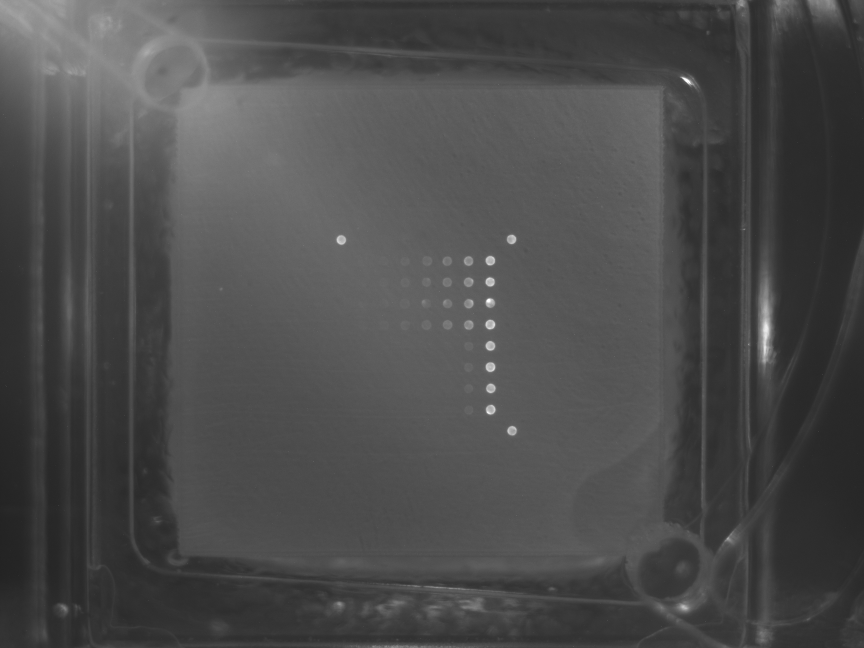
#> input picture Project/images/Good/whiteboxe0f4.tiff, 2592 x 1944 px, found by its file name (shown at 1/3 size)
$ python spot_analysis.py
#> lines starting #> are read from the running program, lines starting #| are printed output that depends on the picture; after the words box and inside, x2 and y2 are one past the last pixel; in counts of white or black regions, pixels touching at a corner belong together
### Project/src/utils.py
import os
import cv2
from matplotlib import pyplot as plt
import numpy as np

# [19 lines left out: function crop_image, not called in this run]

def display_image(img, window_name, window_size, delay):
    '''
    The function display image on specific window.

    input:
    img- input image (array like numpy),
    window_name- window name (string),
    window_size- window size (tuple),
    delay- delay for waiting[ms], 0 infinite waiting for key event (float)

    output:
    none
    '''
    cv2.namedWindow(window_name, cv2.WINDOW_NORMAL)
    cv2.resizeWindow(window_name, window_size)
    cv2.imshow(window_name, img)
    cv2.waitKey(delay)
    cv2.destroyWindow(window_name)

### Project/src/spot_analysis.py
import os
import cv2
import numpy as np
from src.utils import display_image

def spot_analysis(gray_img):
    #gray_img = cv2.medianBlur(gray_img, 25)
    output = gray_img.copy()
    ret,thresh = cv2.threshold(gray_img,70,255,cv2.THRESH_TOZERO)
    #cv2.imshow('Image', thresh)
    # detect circles in the image
    param1 = 10 #500
    param2 = 15 #200 #smaller value-> more false circles
    minRadius = 5
    maxRadius = 15 #10
    circles = cv2.HoughCircles(thresh, cv2.HOUGH_GRADIENT, 1, 50, param1=param1, param2=param2, minRadius=minRadius, maxRadius=maxRadius)
    num_circles = 0
    # ensure at least some circles were found
    if circles is not None:
        # convert the (x, y) coordinates and radius of the circles to integers
        circles = np.round(circles[0, :]).astype("int")
        # loop over the (x, y) coordinates and radius of the circles
        for (x, y, r) in circles:
            # draw the circle in the output image, then draw a rectangle
            # corresponding to the center of the circle
            cv2.circle(output, (x, y), r, (0, 255, 0), 4)
            #cv2.rectangle(output, (x - 5, y - 5), (x + 5, y + 5), (0, 128, 255), -1)
            num_circles+=1

    return output, num_circles

if __name__=="__main__":
    path = r'/home/soul/Desktop/ProjectSpotAnalysis/Project/images/Good/whiteboxe0f4.tiff'

    filenames = path
    #filenames=os.listdir('/home/soul/Desktop/ProjectSpotAnalysis/Project/images/Good')[1]
    #img_path=os.path.join(images_dir_path, filenames[1])

    gray_img=cv2.imread(filenames,0)
#> gray_img is the input picture: shape (1944, 2592); min 32, max 255, mean 76.1


    IMG_SIZE = np.shape(gray_img)
#> IMG_SIZE = (1944, 2592)
    #MARGIN_WIDTH = [round(IMG_SIZE[1]/4.5), round(IMG_SIZE[1]/4)]
    #MARGIN_HEIGHT = [round(IMG_SIZE[0]/5), round(IMG_SIZE[0]/5)]
    #gray_img = gray_img[MARGIN_HEIGHT[0]:-MARGIN_HEIGHT[1],MARGIN_WIDTH[0]:-MARGIN_WIDTH[1]]
    output_img, num_circles=spot_analysis(gray_img)
#> in spot_analysis, `ret,thresh = cv2.threshold(gray_img,70,255,cv2.THRESH_TOZERO)`:
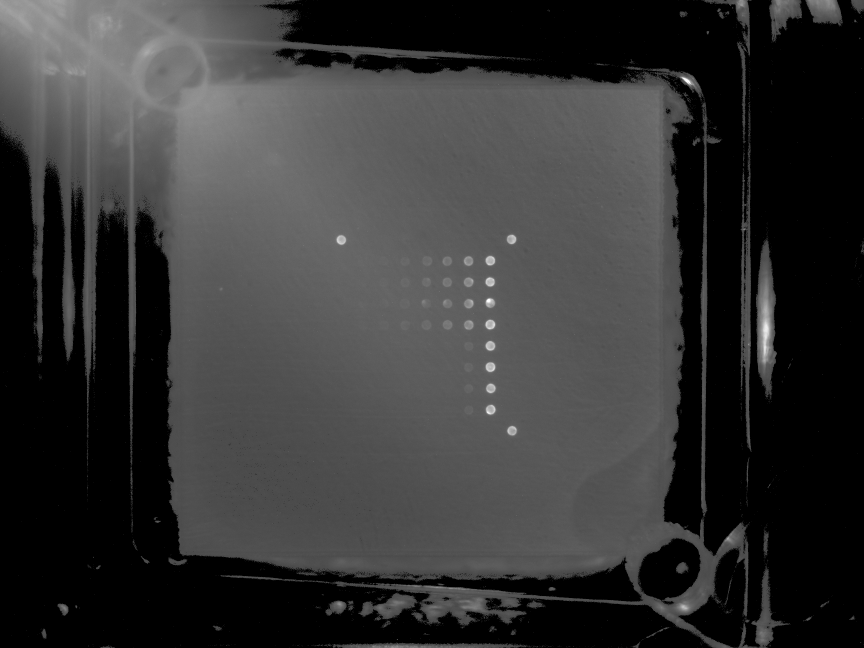
#> thresh: shape (1944, 2592) (shown at 1/3 size); min 0, max 255, mean 53
#> in spot_analysis, `circles = cv2.HoughCircles(thresh, cv2.HOUGH_GRADIENT, 1, 50, param1=p..`: circles = 737 rows, first 8: [1470.5, 973.5, 14.4], [1470.5, 1100.5, 14.4], [1279.5, 974.5, 14.4], [1341.5, 846.5, 13.2], [1535.5, 1291.5, 13.2], [1279.5, 846.5, 13.2], [1738.5, 291.5, 14.4], [1405.5, 782.5, 13.2]
#> in spot_analysis, `circles = np.round(circles[0, :]).astype("int")`: circles = 737 rows, first 8: [1470, 974, 14], [1470, 1100, 14], [1280, 974, 14], [1342, 846, 13], [1536, 1292, 13], [1280, 846, 13], [1738, 292, 14], [1406, 782, 13]
#> the loop in spot_analysis, `for (x, y, r) in circles:` made 737 passes
#> after the loop in spot_analysis, `for (x, y, r) in circles:`:
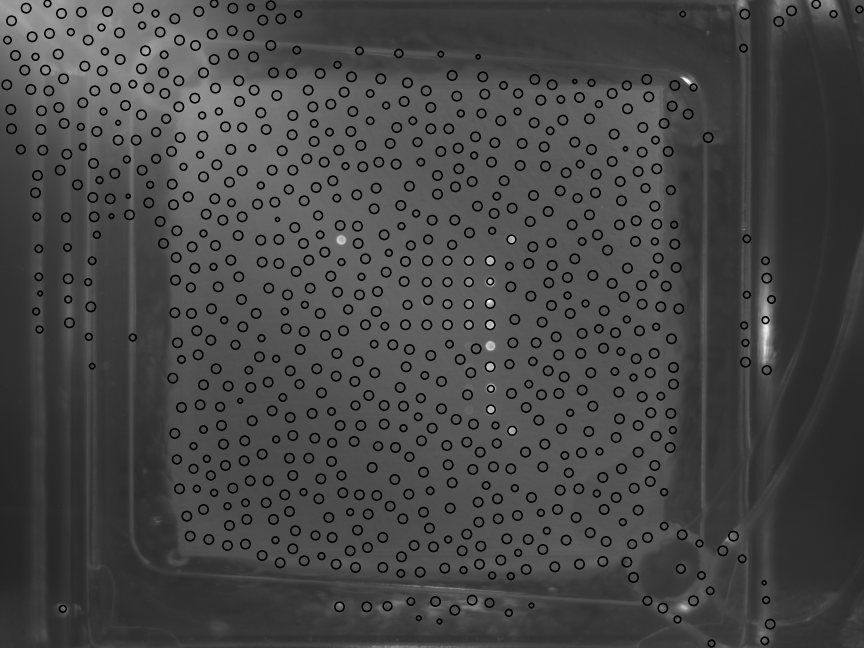
#> output: shape (1944, 2592) (shown at 1/3 size); 5.9% of pixels changed, all inside (x1, y1, x2, y2) = (4, 0, 2591, 1943)
#> after the loop in spot_analysis, `for (x, y, r) in circles:`: num_circles = 737
#> num_circles = 737
    print(num_circles)
#| 737

    display_image(output_img, 'Detected circles', (640,640), 0)
